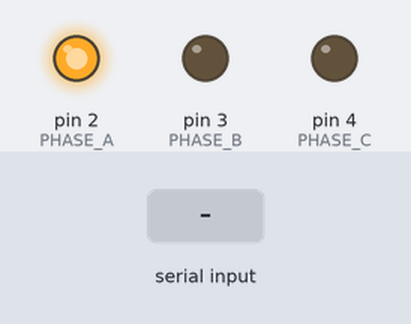
A sketch run on a simulated Arduino Uno, built with avr-gcc and run on an emulated ATmega328P. Shown: output pins drawn as LEDs (lit = HIGH). The inputs (shaded band) are chosen by the test bench. What the sketch prints to the serial monitor is not drawn.

Above: at 1.2 s.
1.3 s: "90,45\n" received over Serial
At 2.7 s:
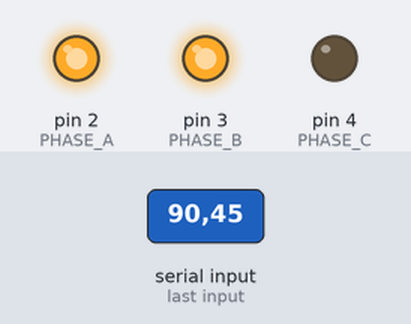
At 6.2 s:
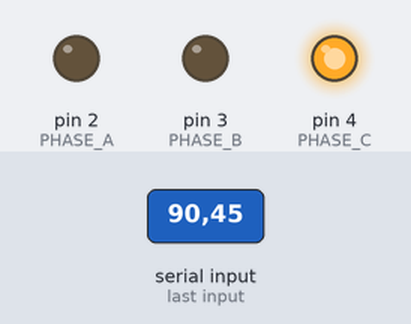
6.5 s: "30,150\n" received over Serial
28.5 s: "5\n" received over Serial
Timing chart, 0 to 31.5 s (numbered marks = the images above; inputs shaded):
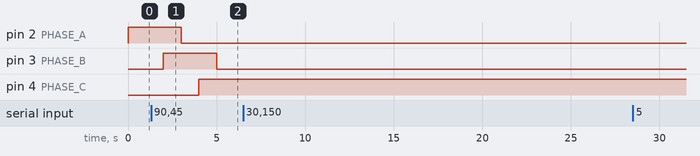

The sketch:

SQ_GEN.ino
```cpp
#define PHASE_A 2
#define PHASE_B 3
#define PHASE_C 4
#define MODE 5

int T_ON;

void setup() {
  T_ON = 1000;

  Serial.begin(9600);

  pinMode(PHASE_A,OUTPUT);
  pinMode(PHASE_B,OUTPUT);
  pinMode(PHASE_C,OUTPUT);
  pinMode(MODE,INPUT);
}

void loop() {
  while(Serial.available()){
    T_ON = Serial.parseInt();
  }
  //  if(MODE == HIGH){
  //  normal();
//  }else{
  //  plug();
  //}
  normal();
  Serial.println("T_ON : ");
  Serial.print(T_ON);
}

void normal(){
  digitalWrite(PHASE_A,HIGH);
  delay(T_ON);

  digitalWrite(PHASE_C,LOW);
  delay(T_ON);

  digitalWrite(PHASE_B,HIGH);
  delay(T_ON);

  digitalWrite(PHASE_A,LOW);
  delay(T_ON);

  digitalWrite(PHASE_C,HIGH);
  delay(T_ON);

  digitalWrite(PHASE_B,LOW);
  delay(T_ON);
}

void plug(){
  digitalWrite(PHASE_A,HIGH);
  delay(T_ON);

  digitalWrite(PHASE_C,LOW);
  delay(T_ON);

  digitalWrite(PHASE_B,HIGH);
  delay(T_ON);

  digitalWrite(PHASE_A,LOW);
  delay(T_ON);

  digitalWrite(PHASE_C,HIGH);
  delay(T_ON);

  digitalWrite(PHASE_B,LOW);
  delay(T_ON);
}

/*
char mystr[5] = "Hello"; //String data

void setup() {
  // Begin the Serial at 9600 Baud
  Serial.begin(9600);
}

void loop() {
  Serial.write(mystr,5); //Write the serial data
  delay(1000);
}

//receiver

char mystr[10]; //Initialized variable to store recieved data

void setup() {
  // Begin the Serial at 9600 Baud
  Serial.begin(9600);
}

void loop() {
  Serial.readBytes(mystr,5); //Read the serial data and store in var
  Serial.println(mystr); //Print data on Serial Monitor
  delay(1000);
}
*/
```

Measured:
- after the input at 1.3 s, pin 2 (PHASE_A): goes on until 3.0 s, then stays LOW
